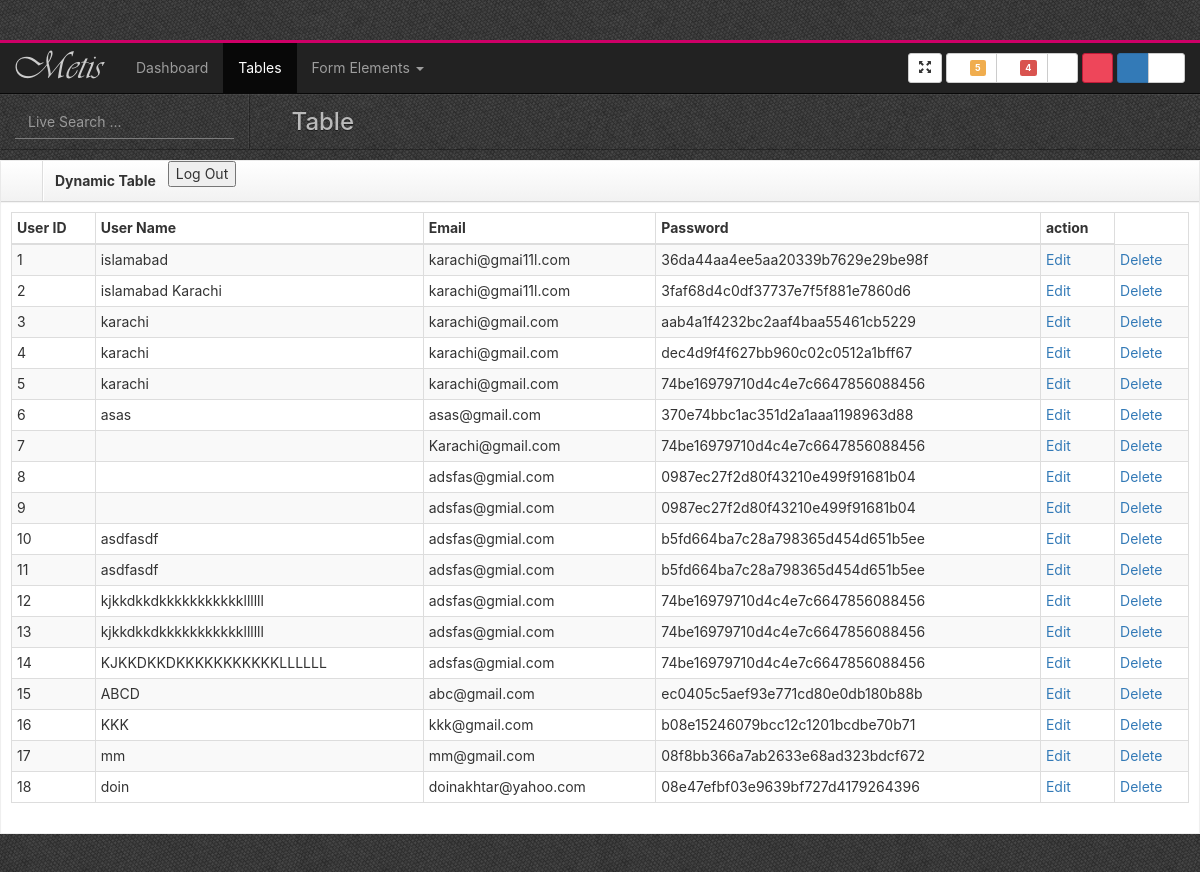
The page /welcome.php (signed in) on the database its author committed.
### tables this page shows
CREATE TABLE `users` (
  `user_id` int(11) NOT NULL,
  `user_name` varchar(200) NOT NULL,
  `email` varchar(500) NOT NULL,
  `password` varchar(1000) NOT NULL
);

### welcome.php (the view, shortened to what this page needs)
<?php
include "header.php";
include "nav.php";
?><!--
<div class="row">
    <div class="col-lg-12">
        <div class="box">
            <header>
                <div class="icons"><i class="fa fa-table"></i></div>
                <h5>Dynamic Table</h5>
                <form method="post" action="index.php">
                    <input type="submit" value="Log Out" name="logout">
                </form>
            </header>
            <div id="collapse4" class="body">
                <table id="dataTable" class="table table-bordered table-condensed table-hover table-striped">
                    <thead>
                    <tr>
                        <th>User ID</th>
                        <th>User Name</th>
                        <th>Email</th>
                        <th>Password</th>
                        <th>action</th>
                    </tr>
                    </thead>
                    <tbody>
<?php
    include 'config.php';
    $sql = "select * from users";
    $result = mysqli_query($con,$sql);
    foreach ($result as $user){ ?>
                            <tr>
                                <td><?= $user["user_id"]; ?></td>
                                <td><?= $user["user_name"]; ?></td>
                                <td><?= $user["email"]; ?></td>
                                <td><?= MD5($user["password"]); ?></td>
                                <td><a href='edit.php?id=<?php echo $user["user_id"]; ?>' >Edit</a></td>
                                <td><a href='edit.php?id=<?php echo $user["user_id"]; ?>' >Delete</a></td>
                            </tr>
    <?php } ?>
                            </tbody>
                        </table>
                    </div>
                </div>
            </div>
        </div>
<?php
include "footer.php";
?>

### header.php (shortened to what this page needs)
<!DOCTYPE html>
<html lang="en">
<head>
    <link rel="stylesheet" href="assets/lib/bootstrap/css/bootstrap.css">
    <link rel="stylesheet" href="assets/lib/font-awesome/css/font-awesome.css">
    <link rel="stylesheet" href="assets/css/main.css">
    <link rel="stylesheet" href="assets/lib/metismenu/metisMenu.css">
    <link rel="stylesheet" href="assets/lib/onoffcanvas/onoffcanvas.css">
    <link rel="stylesheet" href="assets/lib/animate.css/animate.css">
</head>
<body class="login">

### nav.php (shortened to what this page needs)
<div id="top">
    <nav class="navbar navbar-inverse navbar-static-top">
        <div class="container-fluid">
            <header class="navbar-header">
                <a href="index.html" class="navbar-brand"><img src="assets/img/logo.png" alt=""></a>
            </header>
            <div class="topnav">
                <div class="btn-group">
                    <a data-placement="bottom" data-original-title="Fullscreen" data-toggle="tooltip"
                       class="btn btn-default btn-sm" id="toggleFullScreen">
                        <i class="glyphicon glyphicon-fullscreen"></i>
                    </a>
                </div>
                <div class="btn-group">
                    <a data-placement="bottom" data-original-title="E-mail" data-toggle="tooltip"
                       class="btn btn-default btn-sm">
                        <i class="fa fa-envelope"></i>
                        <span class="label label-warning">5</span>
                    </a>
                    <a data-placement="bottom" data-original-title="Messages" href="#" data-toggle="tooltip"
                       class="btn btn-default btn-sm">
                        <i class="fa fa-comments"></i>
                        <span class="label label-danger">4</span>
                    </a>
                    <a data-toggle="modal" data-original-title="Help" data-placement="bottom"
                       class="btn btn-default btn-sm"
                       href="#helpModal">
                        <i class="fa fa-question"></i>
                    </a>
                </div>
                <div class="btn-group">
                    <a href="login.html" data-toggle="tooltip" data-original-title="Logout" data-placement="bottom"
                       class="btn btn-metis-1 btn-sm">
                        <i class="fa fa-power-off"></i>
                    </a>
                </div>
                <div class="btn-group">
                    <a data-placement="bottom" data-original-title="Show / Hide Left" data-toggle="tooltip"
                       class="btn btn-primary btn-sm toggle-left" id="menu-toggle">
                        <i class="fa fa-bars"></i>
                    </a>
                    <a href="#right" data-toggle="onoffcanvas" class="btn btn-default btn-sm" aria-expanded="false">
                        <span class="fa fa-fw fa-comment"></span>
                    </a>
                </div>
            </div>
            <div class="collapse navbar-collapse navbar-ex1-collapse">
                <ul class="nav navbar-nav">
                    <li><a href="dashboard.html">Dashboard</a></li>
                    <li class="active"><a href="table.html">Tables</a></li>
                    <li class='dropdown '>
                        <a href="#" class="dropdown-toggle" data-toggle="dropdown">
                            Form Elements <b class="caret"></b>
                        </a>
                    </li>
                </ul>
            </div>
        </div>
    </nav>
    <header class="head">
        <div class="search-bar">
            <form class="main-search" action="">
                <div class="input-group">
                    <input type="text" class="form-control" placeholder="Live Search ...">
                    <span class="input-group-btn">
                                                <button class="btn btn-primary btn-sm text-muted" type="button">
                                                    <i class="fa fa-search"></i>
                                                </button>
                                            </span>
                </div>
            </form>
                                            </div>
        <div class="main-bar">
            <h3>
                <i class="fa fa-table"></i>&nbsp;
                Table
            </h3>
        </div>
    </header>
</div>

### footer.php (shortened to what this page needs)
</body>
</html>

### assets/css/main.css (style rules this page uses)
body { font-family: -apple-system, system-ui, BlinkMacSystemFont, "Segoe UI", Roboto, "Helvetica Neue", Arial, sans-serif; }
html { position: relative; min-height: 100%; }
body { margin-bottom: 48px; }
#wrap:before, #top:before, .head:before, .Footer:before, #wrap:after, #top:after, .head:after, .Footer:after { content: " "; display: table; }
#wrap:after, #top:after, .head:after, .Footer:after { clear: both; }
#top .navbar { margin-bottom: 0; border-top: 3px solid #CD0067; }
#top .navbar-brand { padding: 0; }
#top .topnav { margin: 10px 0; text-align: right; }
@media (min-width: 768px) { #top .topnav { float: right; } }
.head { border-bottom: 1px solid rgba(0, 0, 0, 0.3); box-shadow: 0px 1px 0px rgba(255, 255, 255, 0.05) inset; text-shadow: 0px 1px 0px rgba(0, 0, 0, 0.5); }
.head .search-bar { margin: 0 auto; padding: 10px 15px; border-bottom: 1px solid rgba(0, 0, 0, 0.3); box-shadow: 0 1px 0 rgba(255, 255, 255, 0.05); }
.head .search-bar .main-search { border-bottom: 1px solid #7c7c7c; }
.head .search-bar .main-search input[type="text"] { background-color: transparent; border-color: transparent; color: #ccc; box-shadow: none; }
.head .search-bar .main-search button, .head .search-bar .main-search input[type=submit] { background: transparent; border: transparent; }
@media (min-width: 768px) { .head .search-bar { border-bottom-width: 0; border-right: 1px solid rgba(0, 0, 0, 0.3); box-shadow: -1px 0px 0px rgba(255, 255, 255, 0.05) inset; } }
.head .main-bar { padding: 10px; }
.head .main-bar h3 { margin-top: 0; margin-bottom: 0; color: #bababa; }
@media (min-width: 768px) { .head .main-bar h3 { margin-top: 5px; } }
@media (min-width: 768px) { .head .search-bar .main-search { margin-right: auto; } }
@media (min-width: 768px) { .search-bar { float: left; padding: 10px 4px; } }
@media (min-width: 768px) { .main-bar { display: block; overflow: hidden; } }
@media (min-width: 992px) { .search-bar { width: 250px; padding: 10px 15px; } }
@media (min-width: 992px) { .search-bar .input-group-btn { display: table-cell; } }
.box { margin: 10px auto; display: block; position: relative; border: 1px solid #efefef; }
.box header { background-image: linear-gradient(to bottom, #fff 0%, #f2f2f2 100%); background-repeat: repeat-x; filter: progid:DXImageTransform.Microsoft.gradient(startColorstr='#ffffffff', endColorstr='#fff2f2f2', GradientType=0); border-bottom: 1px solid #d4d4d4; box-shadow: 0 1px 4px rgba(0, 0, 0, 0.065); }
.box header:before, .box header:after { content: " "; display: table; }
.box header:after { clear: both; }
.box header .icons, .box header h5, .box header .toolbar { position: relative; min-height: 1px; float: left; padding: 0; margin: 0; display: block; }
.box header .icons { padding: 10px 15px; border-right: 1px solid #ddd; box-shadow: 1px 0px 0px #fff; }
.box header h5 { padding: 12px; font-weight: bold; }
.box .body { padding: 10px; box-shadow: inset 0 1px 1px rgba(0, 0, 0, 0.05); width: 100%; background-color: #fff; }
.btn-metis-1 { color: #fff; background-color: #ee465a; border-color: #c11a39; }
.login { padding-top: 40px; padding-bottom: 40px; background: url("../img/pattern/irongrip.png") repeat #444; }

### rows shown on the page
users: user_id "1", user_name "islamabad", email "karachi@gmai11l.com", password "36da44aa4ee5aa20339b7629e29be98f"
users: user_id "2", user_name "islamabad Karachi", email "karachi@gmai11l.com", password "3faf68d4c0df37737e7f5f881e7860d6"
users: user_id "3", user_name "karachi", email "karachi@gmail.com", password "aab4a1f4232bc2aaf4baa55461cb5229"
users: user_id "4", user_name "karachi", email "karachi@gmail.com", password "dec4d9f4f627bb960c02c0512a1bff67"
users: user_id "5", user_name "karachi", email "karachi@gmail.com", password "74be16979710d4c4e7c6647856088456"
users: user_id "6", user_name "asas", email "asas@gmail.com", password "370e74bbc1ac351d2a1aaa1198963d88"
users: user_id "7", email "Karachi@gmail.com", password "74be16979710d4c4e7c6647856088456"
users: user_id "8", email "adsfas@gmial.com", password "0987ec27f2d80f43210e499f91681b04"
users: user_id "9", email "adsfas@gmial.com", password "0987ec27f2d80f43210e499f91681b04"
users: user_id "10", user_name "asdfasdf", email "adsfas@gmial.com", password "b5fd664ba7c28a798365d454d651b5ee"
users: user_id "11", user_name "asdfasdf", email "adsfas@gmial.com", password "b5fd664ba7c28a798365d454d651b5ee"
users: user_id "12", user_name "kjkkdkkdkkkkkkkkkkkllllll", email "adsfas@gmial.com", password "74be16979710d4c4e7c6647856088456"
users: user_id "13", user_name "kjkkdkkdkkkkkkkkkkkllllll", email "adsfas@gmial.com", password "74be16979710d4c4e7c6647856088456"
users: user_id "14", user_name "KJKKDKKDKKKKKKKKKKKLLLLLL", email "adsfas@gmial.com", password "74be16979710d4c4e7c6647856088456"
users: user_id "15", user_name "ABCD", email "abc@gmail.com", password "ec0405c5aef93e771cd80e0db180b88b"
users: user_id "16", user_name "KKK", email "kkk@gmail.com", password "b08e15246079bcc12c1201bcdbe70b71"
users: user_id "17", user_name "mm", email "mm@gmail.com", password "08f8bb366a7ab2633e68ad323bdcf672"
users: user_id "18", user_name "doin", email "doinakhtar@yahoo.com", password "08e47efbf03e9639bf727d4179264396"
